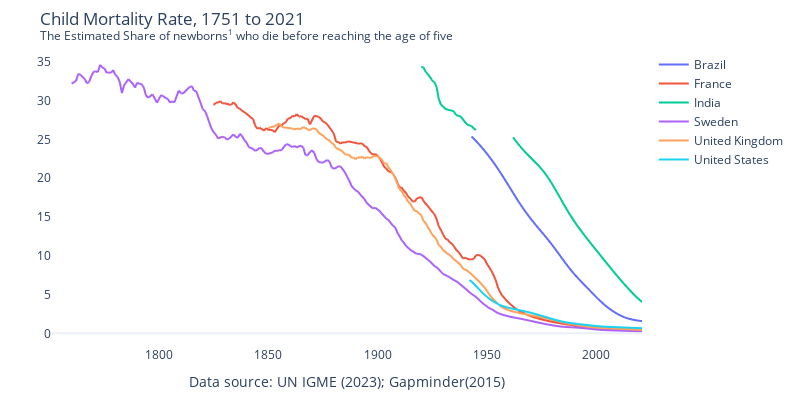

Notebook cell for this chart:
### Markdown cell above
## Plotly Fig Fri 2024 - Week 37

### Code cell
import polars as pl
import plotly.express as px

df = (
    pl.read_csv('child-mortality.csv')
    .filter(
        pl.col('Entity')
        .is_in(['India', 'Brazil', 'United States', 'France', 'United Kingdom', 'Sweden'])
    )
    .select(pl.all().exclude('Code'))
    .pivot(
        index= 'Year',
        on='Entity'
    )
    .sort('Year')
    .with_columns(
        pl.all().exclude('Year').rolling_mean(window_size=10),
    )
)
fig = px.scatter(
    df,
    'Year',
    df.columns[1:]
)
my_title = 'Child Mortality Rate, 1751 to 2021<br>'
my_title += '<sup>The Estimated Share of newborns<sup>1</sub> who die before reaching the age of five</sup>'
fig.update_layout(
    title = my_title,
    height=400, width=800,
    xaxis_title='Data source: UN IGME (2023); Gapminder(2015)',
    yaxis_title='',
    xaxis_title_font=dict(size=14),
    margin={"r":50, "t":50, "l":50, "b":50},
    autosize=False,
    showlegend=True,
    template='plotly_white',
    legend=dict(
        title = ''
    )
)

fig.update_traces(
    mode='lines',
    marker=dict(line=dict(width=1)),
    )

fig.update_xaxes(showgrid=False)
fig.update_yaxes(showgrid=False)
fig.show()

### Figure 1 — Plotly figure (JSON) as saved in the notebook; plotly's stock layout.template omitted (floating-point values rounded to 4 significant figures; data arrays with more than 128 entries replaced by an {"elided": "..."} marker saying what was removed)
{"data": [{"hovertemplate": "variable=Brazil<br>Year=%{x}<br>value=%{y}<extra></extra>", "legendgroup": "Brazil", "marker": {"color": "#636efa", "line": {"width": 1}, "symbol": "circle"}, "mode": "lines", "name": "Brazil", "showlegend": true, "type": "scattergl", "x": {"elided": "271 int values"}, "xaxis": "x", "y": {"elided": "271 float values"}, "yaxis": "y"}, {"hovertemplate": "variable=France<br>Year=%{x}<br>value=%{y}<extra></extra>", "legendgroup": "France", "marker": {"color": "#EF553B", "line": {"width": 1}, "symbol": "circle"}, "mode": "lines", "name": "France", "showlegend": true, "type": "scattergl", "x": {"elided": "271 int values"}, "xaxis": "x", "y": {"elided": "271 float values"}, "yaxis": "y"}, {"hovertemplate": "variable=India<br>Year=%{x}<br>value=%{y}<extra></extra>", "legendgroup": "India", "marker": {"color": "#00cc96", "line": {"width": 1}, "symbol": "circle"}, "mode": "lines", "name": "India", "showlegend": true, "type": "scattergl", "x": {"elided": "271 int values"}, "xaxis": "x", "y": {"elided": "271 float values"}, "yaxis": "y"}, {"hovertemplate": "variable=Sweden<br>Year=%{x}<br>value=%{y}<extra></extra>", "legendgroup": "Sweden", "marker": {"color": "#ab63fa", "line": {"width": 1}, "symbol": "circle"}, "mode": "lines", "name": "Sweden", "showlegend": true, "type": "scattergl", "x": {"elided": "271 int values"}, "xaxis": "x", "y": {"elided": "271 float values"}, "yaxis": "y"}, {"hovertemplate": "variable=United Kingdom<br>Year=%{x}<br>value=%{y}<extra></extra>", "legendgroup": "United Kingdom", "marker": {"color": "#FFA15A", "line": {"width": 1}, "symbol": "circle"}, "mode": "lines", "name": "United Kingdom", "showlegend": true, "type": "scattergl", "x": {"elided": "271 int values"}, "xaxis": "x", "y": {"elided": "271 float values"}, "yaxis": "y"}, {"hovertemplate": "variable=United States<br>Year=%{x}<br>value=%{y}<extra></extra>", "legendgroup": "United States", "marker": {"color": "#19d3f3", "line": {"width": 1}, "symbol": "circle"}, "mode": "lines", "name": "United States", "showlegend": true, "type": "scattergl", "x": {"elided": "271 int values"}, "xaxis": "x", "y": {"elided": "271 float values"}, "yaxis": "y"}], "layout": {"autosize": false, "height": 400, "legend": {"title": {"text": ""}, "tracegroupgap": 0}, "margin": {"b": 50, "l": 50, "r": 50, "t": 50}, "showlegend": true, "title": {"text": "Child Mortality Rate, 1751 to 2021<br><sup>The Estimated Share of newborns<sup>1</sub> who die before reaching the age of five</sup>"}, "width": 800, "xaxis": {"anchor": "y", "domain": [0, 1], "showgrid": false, "title": {"font": {"size": 14}, "text": "Data source: UN IGME (2023); Gapminder(2015)"}}, "yaxis": {"anchor": "x", "domain": [0, 1], "showgrid": false, "title": {"text": ""}}}}
